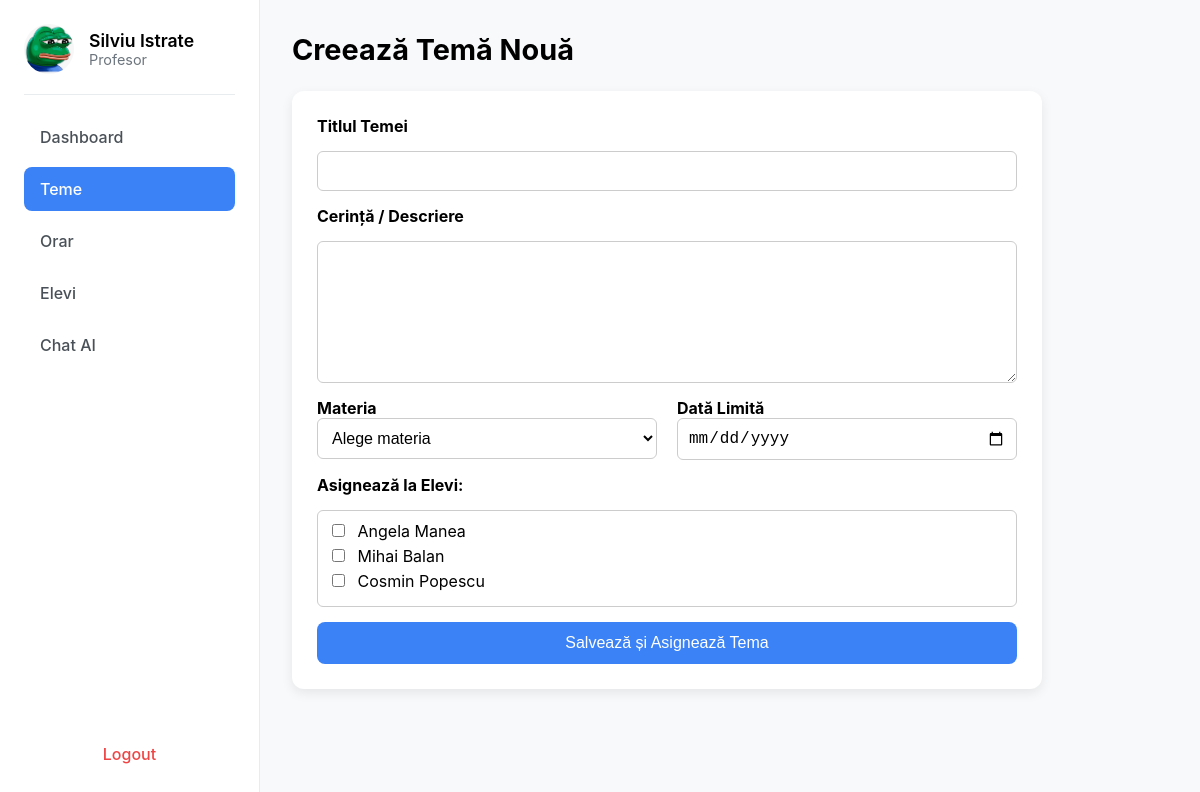
The page /creare-tema (signed in) on the database its author committed.
### app/models.py (models this page shows, shortened)
class User(db.Model, UserMixin):
    __tablename__ = 'user'
    id = db.Column(db.Integer, primary_key=True)
    name = db.Column(db.String(100), nullable=False)
    email = db.Column(db.String(150), unique=True, nullable=False)
    password_hash = db.Column(db.String(256), nullable=False)  # Am mărit la 256 pentru siguranță
    role = db.Column(db.String(20), nullable=False)  # 'student', 'professor', 'parent'
    student = db.relationship('Student', back_populates='user', uselist=False)
    professor = db.relationship('Professor', back_populates='user', uselist=False)
    parent = db.relationship('Parent', back_populates='user', uselist=False)

class Student(db.Model):
    __tablename__ = 'student'
    id = db.Column(db.Integer, primary_key=True)
    user_id = db.Column(db.Integer, db.ForeignKey('user.id'), unique=True, nullable=False)
    parent_id = db.Column(db.Integer, db.ForeignKey('parent.id'), nullable=True)  # Poate fi nullable
    user = db.relationship('User', back_populates='student')
    parent = db.relationship('Parent', back_populates='students')
    student_subjects = db.relationship('StudentSubject', back_populates='student')
    submissions = db.relationship('Submission', back_populates='student')
    chat_sessions = db.relationship('ChatSession', back_populates='student')
    ai_reports = db.relationship('AIReport', back_populates='student')
    absences = db.relationship('Absence', back_populates='student', cascade='all, delete-orphan')

### app/routes.py (the view, shortened to what this page needs)
@bp.route("/creare-tema", methods=["GET", "POST"])
@login_required
def creare_tema():
    if current_user.role != "Profesor":
        flash("Acces nepermis.", "error")
        return redirect(url_for("main.home"))
    prof_profile = Professor.query.filter_by(user_id=current_user.id).first()
    subjects = Subject.query.all()
    students = Student.query.join(User).all()  # Join User ca sa avem acces la nume
    return render_template("creare_tema.html", user=current_user, subjects=subjects, students=students)

### app/__init__.py (called while the page is built)
def create_app():
    app = Flask(__name__)
    app.secret_key = "secret123"  # schimbă cu ceva sigur
    app.config['SQLALCHEMY_DATABASE_URI'] = 'sqlite:///users.db'
    app.config['SQLALCHEMY_TRACK_MODIFICATIONS'] = False
    db.init_app(app)
    login_manager.init_app(app)
    from .routes import bp
    app.register_blueprint(bp)
    from .models import User  # import modelul User
    @login_manager.user_loader
    def user_loader(user_id):
        try:
            return User.query.get(int(user_id))
        except ValueError:
            return None
    with app.app_context():
        db.create_all()
    return app

### app/templates/creare_tema.html (shortened to what this page needs)
{% extends "base.html" %}
{% block content %}
<div class="sidebar">
    <div class="profile">
        <img src="{{ url_for('static', filename='images/images.jpeg') }}" alt="Profile">
        <div>
            <h3>{{ user.name }}</h3>
            <p>{{ user.role }}</p>
        </div>
    </div>
    <ul class="menu">
        <li><a href="{{ url_for('main.home') }}">Dashboard</a></li>
        <li class="active"><a href="{{ url_for('main.teme_profesor') }}">Teme</a></li>
        <li><a href="{{ url_for('main.orar') }}">Orar</a></li>
        <li><a href="#">Elevi</a></li>
        <li><a href="{{ url_for('main.chat_page') }}" target="_blank">Chat AI</a></li>
    </ul>
    <a class="logout" href="{{ url_for('main.logout') }}">Logout</a>
</div>
<div class="main">
    <div class="header">
        <h2>Creează Temă Nouă</h2>
    </div>
    <div class="form-container" style="background: #fff; padding: 25px; border-radius: 12px; max-width: 700px; box-shadow: 0 4px 12px rgba(0,0,0,0.08);">
        <form method="post">
            <div style="display: flex; flex-direction: column; gap: 15px;">
                <label for="title" style="font-weight: bold;">Titlul Temei</label>
                <input type="text" id="title" name="title" required
                       style="padding: 10px; border: 1px solid #ccc; border-radius: 6px; font-size: 1rem;">
                <label for="description" style="font-weight: bold;">Cerință / Descriere</label>
                <textarea id="description" name="description" rows="6" required
                          style="padding: 10px; border: 1px solid #ccc; border-radius: 6px; font-size: 1rem; font-family: inherit;"></textarea>
                <div style="display: flex; gap: 20px;">
                    <div style="flex: 1;">
                        <label for="subject_id" style="font-weight: bold;">Materia</label>
                        <select id="subject_id" name="subject_id" required
                                style="width: 100%; padding: 10px; border: 1px solid #ccc; border-radius: 6px; font-size: 1rem; background: #fff;">
                            <option value="">Alege materia</option>
                        </select>
                    </div>
                    <div style="flex: 1;">
                        <label for="due_date" style="font-weight: bold;">Dată Limită</label>
                        <input type="date" id="due_date" name="due_date" required
                               style="width: 100%; box-sizing: border-box; padding: 10px; border: 1px solid #ccc; border-radius: 6px; font-size: 1rem;">
                    </div>
                </div>
                <label style="font-weight: bold;">Asignează la Elevi:</label>
                <div id="student-list" style="max-height: 200px; overflow-y: auto; border: 1px solid #ccc; border-radius: 6px; padding: 10px;">
                    {% if students %}
                        {% for student in students %}
                        <div style="display: block; margin-bottom: 5px;">
                            <input type="checkbox" name="student_ids" value="{{ student.id }}" id="student-{{ student.id }}">
                            <label for="student-{{ student.id }}" style="font-weight: normal; margin-left: 5px;">{{ student.user.name }}</label>
                        </div>
                        {% endfor %}
                    {% else %}
                    <p>Nu există elevi înregistrați.</p>
                    {% endif %}
                </div>
                <button type="submit" class="primary-action" style="background-color: #3b82f6; color: white; border: none; padding: 12px; font-size: 1rem; font-weight: 500; border-radius: 8px; cursor: pointer;">
                    Salvează și Asignează Tema
                </button>
            </div>
        </form>
    </div>
</div>
{% endblock %}

### app/static/css/dashboard.css (style rules this page uses)
body { font-family: -apple-system, BlinkMacSystemFont, "Segoe UI", Roboto, Helvetica, Arial, sans-serif; background-color: #f8f9fa; margin: 0; display: flex; min-height: 100vh; }
.sidebar { width: 260px; background: #ffffff; border-right: 1px solid #e9ecef; display: flex; flex-direction: column; padding: 24px; box-sizing: border-box; }
.main { flex-grow: 1; padding: 32px; background-color: #f8f9fa; }
.profile { display: flex; align-items: center; gap: 15px; padding-bottom: 20px; border-bottom: 1px solid #e9ecef; }
.profile img { width: 50px; height: 50px; border-radius: 50%; }
.profile h3 { margin: 0; font-size: 1.1rem; font-weight: 600; }
.profile p { margin: 0; font-size: 0.9rem; color: #6c757d; }
.menu { list-style: none; padding: 20px 0; margin: 0; flex-grow: 1; }
.menu li { margin-bottom: 8px; }
.menu li a { display: block; padding: 12px 16px; text-decoration: none; color: #495057; font-weight: 500; border-radius: 8px; transition: background-color 0.2s, color 0.2s; }
.menu li.active a { background-color: #3b82f6; color: #ffffff; }
.logout { display: block; padding: 12px 16px; text-decoration: none; color: #ef4444; font-weight: 500; border-radius: 8px; transition: background-color 0.2s; text-align: center; }
.header { display: flex; justify-content: space-between; align-items: center; margin-bottom: 24px; }
.header h2 { margin: 0; font-size: 1.8rem; font-weight: 700; }

### rows shown on the page
User: name "Silviu Istrate", role "Profesor"
Student: user.name "Angela Manea"
Student: user.name "Mihai Balan"
Student: user.name "Cosmin Popescu"
